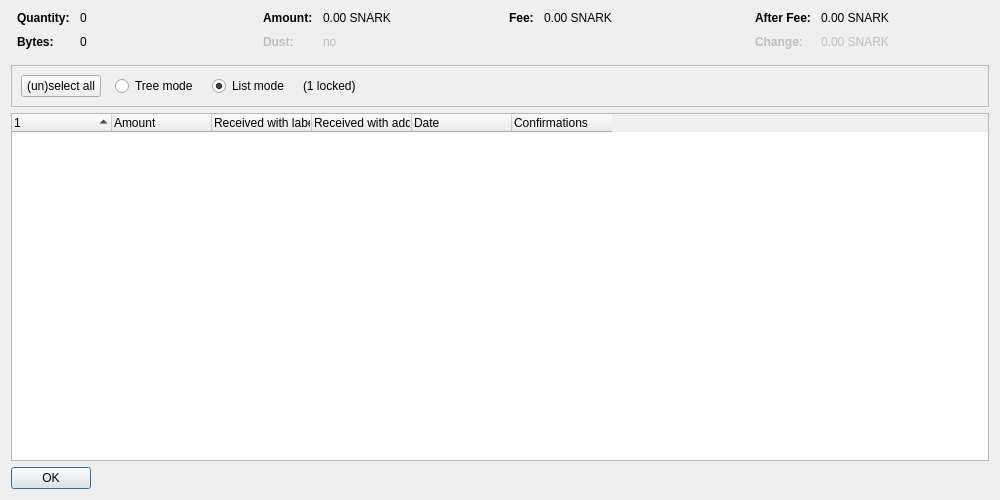
<?xml version="1.0" encoding="UTF-8"?>
<ui version="4.0">
 <class>CoinControlDialog</class>
 <widget class="QDialog" name="CoinControlDialog">
  <property name="geometry">
   <rect>
    <x>0</x>
    <y>0</y>
    <width>1000</width>
    <height>500</height>
   </rect>
  </property>
  <property name="windowTitle">
   <string>Coin Selection</string>
  </property>
  <layout class="QVBoxLayout" name="verticalLayout">
   <item>
    <layout class="QHBoxLayout" name="horizontalLayoutTop" stretch="0,0,0,0">
     <property name="topMargin">
      <number>0</number>
     </property>
     <property name="bottomMargin">
      <number>10</number>
     </property>
     <item>
      <layout class="QFormLayout" name="formLayoutCoinControl1">
       <property name="horizontalSpacing">
        <number>10</number>
       </property>
       <property name="verticalSpacing">
        <number>10</number>
       </property>
       <property name="leftMargin">
        <number>6</number>
       </property>
       <property name="rightMargin">
        <number>6</number>
       </property>
       <item row="0" column="0">
        <widget class="QLabel" name="labelCoinControlQuantityText">
         <property name="font">
          <font>
           <weight>75</weight>
           <bold>true</bold>
          </font>
         </property>
         <property name="text">
          <string>Quantity:</string>
         </property>
        </widget>
       </item>
       <item row="0" column="1">
        <widget class="QLabel" name="labelCoinControlQuantity">
         <property name="cursor">
          <cursorShape>IBeamCursor</cursorShape>
         </property>
         <property name="contextMenuPolicy">
          <enum>Qt::ActionsContextMenu</enum>
         </property>
         <property name="text">
          <string notr="true">0</string>
         </property>
         <property name="textInteractionFlags">
          <set>Qt::LinksAccessibleByMouse|Qt::TextSelectableByKeyboard|Qt::TextSelectableByMouse</set>
         </property>
        </widget>
       </item>
       <item row="1" column="0">
        <widget class="QLabel" name="labelCoinControlBytesText">
         <property name="font">
          <font>
           <weight>75</weight>
           <bold>true</bold>
          </font>
         </property>
         <property name="text">
          <string>Bytes:</string>
         </property>
        </widget>
       </item>
       <item row="1" column="1">
        <widget class="QLabel" name="labelCoinControlBytes">
         <property name="cursor">
          <cursorShape>IBeamCursor</cursorShape>
         </property>
         <property name="contextMenuPolicy">
          <enum>Qt::ActionsContextMenu</enum>
         </property>
         <property name="text">
          <string notr="true">0</string>
         </property>
         <property name="textInteractionFlags">
          <set>Qt::LinksAccessibleByMouse|Qt::TextSelectableByKeyboard|Qt::TextSelectableByMouse</set>
         </property>
        </widget>
       </item>
      </layout>
     </item>
     <item>
      <layout class="QFormLayout" name="formLayoutCoinControl2">
       <property name="horizontalSpacing">
        <number>10</number>
       </property>
       <property name="verticalSpacing">
        <number>10</number>
       </property>
       <property name="leftMargin">
        <number>6</number>
       </property>
       <property name="rightMargin">
        <number>6</number>
       </property>
       <item row="0" column="0">
        <widget class="QLabel" name="labelCoinControlAmountText">
         <property name="font">
          <font>
           <weight>75</weight>
           <bold>true</bold>
          </font>
         </property>
         <property name="text">
          <string>Amount:</string>
         </property>
        </widget>
       </item>
       <item row="0" column="1">
        <widget class="QLabel" name="labelCoinControlAmount">
         <property name="cursor">
          <cursorShape>IBeamCursor</cursorShape>
         </property>
         <property name="contextMenuPolicy">
          <enum>Qt::ActionsContextMenu</enum>
         </property>
         <property name="text">
          <string notr="true">0.00 SNARK</string>
         </property>
         <property name="textInteractionFlags">
          <set>Qt::LinksAccessibleByMouse|Qt::TextSelectableByKeyboard|Qt::TextSelectableByMouse</set>
         </property>
        </widget>
       </item>
       <item row="1" column="0">
        <widget class="QLabel" name="labelCoinControlLowOutputText">
         <property name="enabled">
          <bool>false</bool>
         </property>
         <property name="font">
          <font>
           <weight>75</weight>
           <bold>true</bold>
          </font>
         </property>
         <property name="text">
          <string>Dust:</string>
         </property>
        </widget>
       </item>
       <item row="1" column="1">
        <widget class="QLabel" name="labelCoinControlLowOutput">
         <property name="enabled">
          <bool>false</bool>
         </property>
         <property name="cursor">
          <cursorShape>IBeamCursor</cursorShape>
         </property>
         <property name="contextMenuPolicy">
          <enum>Qt::ActionsContextMenu</enum>
         </property>
         <property name="text">
          <string notr="true">no</string>
         </property>
         <property name="textInteractionFlags">
          <set>Qt::LinksAccessibleByMouse|Qt::TextSelectableByKeyboard|Qt::TextSelectableByMouse</set>
         </property>
        </widget>
       </item>
      </layout>
     </item>
     <item>
      <layout class="QFormLayout" name="formLayoutCoinControl3">
       <property name="horizontalSpacing">
        <number>10</number>
       </property>
       <property name="verticalSpacing">
        <number>10</number>
       </property>
       <property name="leftMargin">
        <number>6</number>
       </property>
       <property name="rightMargin">
        <number>6</number>
       </property>
       <item row="0" column="0">
        <widget class="QLabel" name="labelCoinControlFeeText">
         <property name="font">
          <font>
           <weight>75</weight>
           <bold>true</bold>
          </font>
         </property>
         <property name="text">
          <string>Fee:</string>
         </property>
        </widget>
       </item>
       <item row="0" column="1">
        <widget class="QLabel" name="labelCoinControlFee">
         <property name="cursor">
          <cursorShape>IBeamCursor</cursorShape>
         </property>
         <property name="contextMenuPolicy">
          <enum>Qt::ActionsContextMenu</enum>
         </property>
         <property name="text">
          <string notr="true">0.00 SNARK</string>
         </property>
         <property name="textInteractionFlags">
          <set>Qt::LinksAccessibleByMouse|Qt::TextSelectableByKeyboard|Qt::TextSelectableByMouse</set>
         </property>
        </widget>
       </item>
      </layout>
     </item>
     <item>
      <layout class="QFormLayout" name="formLayoutCoinControl4">
       <property name="horizontalSpacing">
        <number>10</number>
       </property>
       <property name="verticalSpacing">
        <number>10</number>
       </property>
       <property name="leftMargin">
        <number>6</number>
       </property>
       <property name="rightMargin">
        <number>6</number>
       </property>
       <item row="0" column="0">
        <widget class="QLabel" name="labelCoinControlAfterFeeText">
         <property name="font">
          <font>
           <weight>75</weight>
           <bold>true</bold>
          </font>
         </property>
         <property name="text">
          <string>After Fee:</string>
         </property>
        </widget>
       </item>
       <item row="0" column="1">
        <widget class="QLabel" name="labelCoinControlAfterFee">
         <property name="cursor">
          <cursorShape>IBeamCursor</cursorShape>
         </property>
         <property name="contextMenuPolicy">
          <enum>Qt::ActionsContextMenu</enum>
         </property>
         <property name="text">
          <string notr="true">0.00 SNARK</string>
         </property>
         <property name="textInteractionFlags">
          <set>Qt::LinksAccessibleByMouse|Qt::TextSelectableByKeyboard|Qt::TextSelectableByMouse</set>
         </property>
        </widget>
       </item>
       <item row="1" column="0">
        <widget class="QLabel" name="labelCoinControlChangeText">
         <property name="enabled">
          <bool>false</bool>
         </property>
         <property name="font">
          <font>
           <weight>75</weight>
           <bold>true</bold>
          </font>
         </property>
         <property name="text">
          <string>Change:</string>
         </property>
        </widget>
       </item>
       <item row="1" column="1">
        <widget class="QLabel" name="labelCoinControlChange">
         <property name="enabled">
          <bool>false</bool>
         </property>
         <property name="cursor">
          <cursorShape>IBeamCursor</cursorShape>
         </property>
         <property name="contextMenuPolicy">
          <enum>Qt::ActionsContextMenu</enum>
         </property>
         <property name="text">
          <string notr="true">0.00 SNARK</string>
         </property>
         <property name="textInteractionFlags">
          <set>Qt::LinksAccessibleByMouse|Qt::TextSelectableByKeyboard|Qt::TextSelectableByMouse</set>
         </property>
        </widget>
       </item>
      </layout>
     </item>
    </layout>
   </item>
   <item>
    <widget class="QFrame" name="frame">
     <property name="minimumSize">
      <size>
       <width>0</width>
       <height>40</height>
      </size>
     </property>
     <property name="frameShape">
      <enum>QFrame::StyledPanel</enum>
     </property>
     <property name="frameShadow">
      <enum>QFrame::Sunken</enum>
     </property>
     <layout class="QHBoxLayout" name="horizontalLayout">
      <item>
       <layout class="QHBoxLayout" name="horizontalLayoutPanel" stretch="0,0,0,0,0">
        <property name="spacing">
         <number>14</number>
        </property>
        <item>
         <widget class="QPushButton" name="pushButtonSelectAll">
          <property name="sizePolicy">
           <sizepolicy hsizetype="Maximum" vsizetype="Fixed">
            <horstretch>0</horstretch>
            <verstretch>0</verstretch>
           </sizepolicy>
          </property>
          <property name="text">
           <string>(un)select all</string>
          </property>
          <property name="autoDefault">
           <bool>false</bool>
          </property>
         </widget>
        </item>
        <item>
         <widget class="QRadioButton" name="radioTreeMode">
          <property name="sizePolicy">
           <sizepolicy hsizetype="Maximum" vsizetype="Fixed">
            <horstretch>0</horstretch>
            <verstretch>0</verstretch>
           </sizepolicy>
          </property>
          <property name="text">
           <string>Tree mode</string>
          </property>
         </widget>
        </item>
        <item>
         <widget class="QRadioButton" name="radioListMode">
          <property name="sizePolicy">
           <sizepolicy hsizetype="Maximum" vsizetype="Fixed">
            <horstretch>0</horstretch>
            <verstretch>0</verstretch>
           </sizepolicy>
          </property>
          <property name="text">
           <string>List mode</string>
          </property>
          <property name="checked">
           <bool>true</bool>
          </property>
         </widget>
        </item>
        <item>
         <widget class="QLabel" name="labelLocked">
          <property name="text">
           <string notr="true">(1 locked)</string>
          </property>
         </widget>
        </item>
        <item>
         <spacer name="horizontalSpacer">
          <property name="orientation">
           <enum>Qt::Horizontal</enum>
          </property>
          <property name="sizeHint" stdset="0">
           <size>
            <width>40</width>
            <height>20</height>
           </size>
          </property>
         </spacer>
        </item>
       </layout>
      </item>
     </layout>
    </widget>
   </item>
   <item>
    <widget class="CoinControlTreeWidget" name="treeWidget">
     <property name="contextMenuPolicy">
      <enum>Qt::CustomContextMenu</enum>
     </property>
     <property name="sortingEnabled">
      <bool>false</bool>
     </property>
     <property name="columnCount">
      <number>6</number>
     </property>
     <attribute name="headerShowSortIndicator" stdset="0">
      <bool>true</bool>
     </attribute>
     <attribute name="headerStretchLastSection">
      <bool>false</bool>
     </attribute>
     <column>
      <property name="text">
       <string/>
      </property>
     </column>
     <column>
      <property name="text">
       <string>Amount</string>
      </property>
     </column>
     <column>
      <property name="text">
       <string>Received with label</string>
      </property>
     </column>
     <column>
      <property name="text">
       <string>Received with address</string>
      </property>
     </column>
     <column>
      <property name="text">
       <string>Date</string>
      </property>
     </column>
     <column>
      <property name="text">
       <string>Confirmations</string>
      </property>
      <property name="toolTip">
       <string>Confirmed</string>
      </property>
     </column>
     <column>
      <property name="text">
       <string/>
      </property>
     </column>
     <column>
      <property name="text">
       <string/>
      </property>
     </column>
     <column>
      <property name="text">
       <string/>
      </property>
     </column>
     <column>
      <property name="text">
       <string/>
      </property>
     </column>
    </widget>
   </item>
   <item>
    <widget class="QDialogButtonBox" name="buttonBox">
     <property name="sizePolicy">
      <sizepolicy hsizetype="Maximum" vsizetype="Fixed">
       <horstretch>0</horstretch>
       <verstretch>0</verstretch>
      </sizepolicy>
     </property>
     <property name="orientation">
      <enum>Qt::Horizontal</enum>
     </property>
     <property name="standardButtons">
      <set>QDialogButtonBox::Ok</set>
     </property>
    </widget>
   </item>
  </layout>
 </widget>
 <customwidgets>
  <customwidget>
   <class>CoinControlTreeWidget</class>
   <extends>QTreeWidget</extends>
   <header>qt/coincontroltreewidget.h</header>
  </customwidget>
 </customwidgets>
 <resources/>
 <connections/>
</ui>
